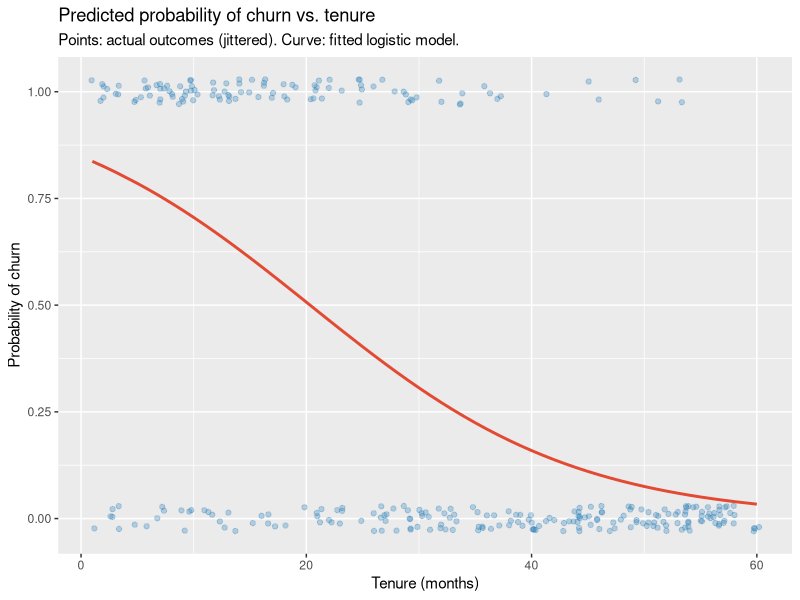

Recreate this plot in R.
## ---- chunk 1
#| echo: true
#| message: false
library(tidyverse)
set.seed(2025)
n <- 300
tenure <- round(runif(n, 1, 60))

#simulate churn probability that genuinely declines with tenure
logodds_true <- 1.5 - 0.08 * tenure
p_true <- 1 / (1 + exp(-logodds_true))
churned <- rbinom(n, 1, p_true)
customers <- tibble(tenure = tenure, churned = churned)

model_linear <- lm(churned ~ tenure, data = customers)
range(fitted(model_linear))
predict(model_linear, newdata = data.frame(tenure = 100))
## ---- chunk 2
#| echo: true
model_logit <- glm(churned ~ tenure, data = customers, family = binomial)
summary(model_logit)
## ---- chunk 3
#| echo: true
predict(model_logit, newdata = data.frame(tenure = c(1, 12, 36, 60)), type = "response")
## ---- chunk 4
#| echo: false
customers |>
  mutate(fitted_p = predict(model_logit, type = "response")) |>
  arrange(tenure) |>
  ggplot(aes(x = tenure)) +
  geom_jitter(aes(y = churned), height = 0.03, alpha = 0.3, color = "#2c7fb8") +
  geom_line(aes(y = fitted_p), color = "#e34a33", linewidth = 1) +
  labs(title = "Predicted probability of churn vs. tenure",
       subtitle = "Points: actual outcomes (jittered). Curve: fitted logistic model.",
       x = "Tenure (months)", y = "Probability of churn")
